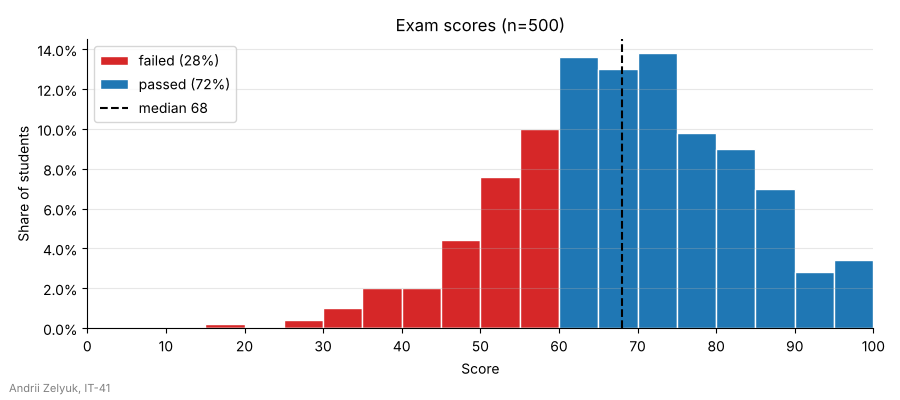

Recreate this plot in Python.
import matplotlib.pyplot as plt
import numpy as np
from matplotlib.ticker import MultipleLocator, PercentFormatter

STUDENT_NAME = "Andrii Zelyuk"   # ім'я та прізвище транслітерацією
STUDENT_GROUP = "IT-41"   # група

rng = np.random.default_rng(40)
scores = np.clip(rng.normal(68, 14, size=500).round(), 0, 100)
pass_score = 60

bins = np.arange(0, 101, 5)                      # інтервали по 5 балів
total = scores.size
failed = scores[scores < pass_score]
passed = scores[scores >= pass_score]

# вага кожного студента 1/total: висота стовпчика - частка від УСІХ студентів
fig, ax = plt.subplots(figsize=(9, 4))
ax.hist(failed, bins=bins, weights=np.full(failed.size, 1 / total),
        color="tab:red", edgecolor="white",
        label=f"failed ({failed.size / total:.0%})")
ax.hist(passed, bins=bins, weights=np.full(passed.size, 1 / total),
        color="tab:blue", edgecolor="white",
        label=f"passed ({passed.size / total:.0%})")

median = np.median(scores)
ax.axvline(median, color="black", linestyle="--", label=f"median {median:.0f}")

ax.set_xlim(0, 100)
ax.xaxis.set_major_locator(MultipleLocator(10))
ax.yaxis.set_major_formatter(PercentFormatter(xmax=1))
ax.set_title(f"Exam scores (n={total})")
ax.set_xlabel("Score")
ax.set_ylabel("Share of students")
ax.grid(axis="y", alpha=0.3)
ax.spines[["top", "right"]].set_visible(False)
ax.legend(loc="upper left")

fig.text(0.01, 0.02, f"{STUDENT_NAME}, {STUDENT_GROUP}", fontsize=8, color="gray")
fig.tight_layout(rect=(0, 0.02, 1, 1))

fig.savefig("task_1.png", dpi=100)
plt.show()
